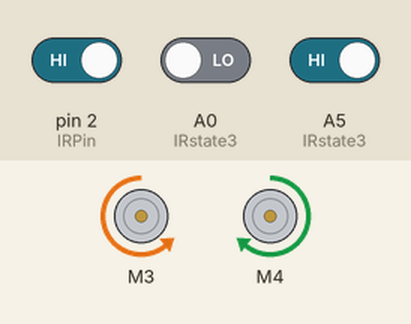
The sketch below on a simulated Arduino Uno, built with avr-gcc and run on an emulated ATmega328P. Parts: 2 × DC motor (green arrow = forward, orange = backward, longer = faster). Inputs (shaded band) come from the test bench; at power-on: pin 2 (IRPin) HIGH, A0 (IRstate3) LOW, A5 (IRstate3) HIGH.

Above: at 1.2 s.
1.3 s: pin 2 (IRPin) driven LOW
At 1.7 s:
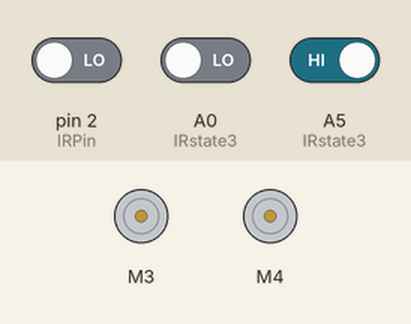
3.3 s: pin 2 (IRPin) driven HIGH
At 5.7 s:
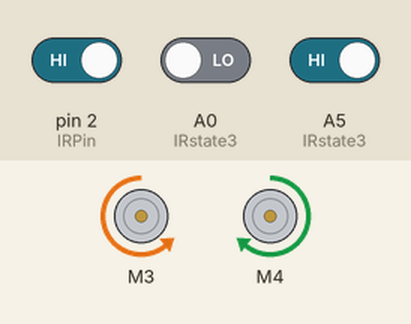
6.3 s: A0 (IRstate3) driven HIGH
At 6.8 s:
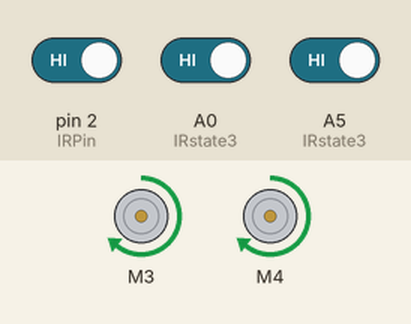
7.8 s: A5 (IRstate3) driven LOW
At 9.0 s:
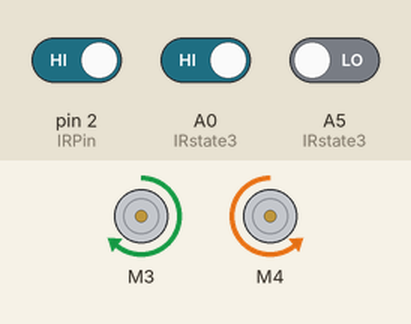
9.3 s: A5 (IRstate3) driven HIGH
At 10.2 s:
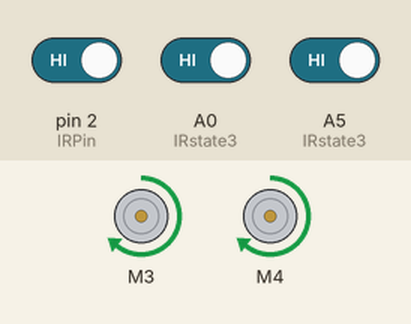
Timing chart, 0 to 11.8 s (numbered marks = the images above; inputs shaded):
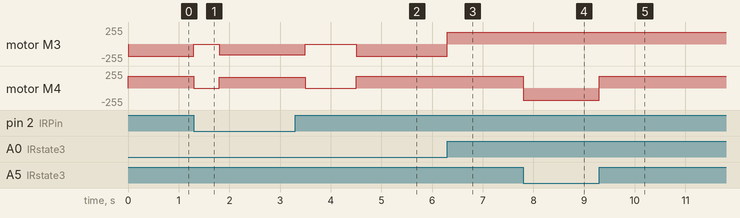

The sketch:

IRsensor+car3.ino
```cpp
#include <SoftwareSerial.h>
#include <AFMotor.h>

#define IRPin 2

// 모터드라이버 L293D  3: M3에 연결,  4: M4에 연결
AF_DCMotor motor_L(3);
AF_DCMotor motor_R(4);

// 0: normal, 2:sensed+turning(left)
// 4:unsensed+forward(1s)+lineCheck+turning(right)
// 0->2->4->2->4->2->4->0
// line 발견시 left turning 살짝 후 4->2
int obstacle_flag = 0;
bool no_repetition = 0;
unsigned long Time_Previous, Time_Current;

void setup(){
    // Serial set
    Serial.begin(9600);     //시리얼 통신을 초기화합니다.

    // IRPin set
    pinMode(IRPin, INPUT);  // IRPin을 입력으로 설정합니다.
    attachInterrupt(digitalPinToInterrupt(IRPin), obstacle_detected, CHANGE);

    // Motor set
    motor_L.setSpeed(180);              // 왼쪽 모터의 속도
    motor_L.run(RELEASE);
    motor_R.setSpeed(180);              // 오른쪽 모터의 속도
    motor_R.run(RELEASE);
}

// void IRsensor()
// {
//     // 가변 저항 시계방향:인식거리증가, 반시계:인식거리감소
//     // IRPin으로 읽은 조도센서의 값을 IRVal에 대입합니다.
//     int IRVal = digitalRead(IRPin);

//     if (IRVal == LOW)  // LOW면 장애물 감지, 15cm정도 세팅
//     {
//         Serial.println("=== LOW ===");
//     }
//     else  // HIGH면 장애물 미감지
//     {
//         Serial.println("ooo HIGH ooo");
//     }
// }

void car(){

    int val1 = digitalRead(A0);    // 라인센서1
    int val2 = digitalRead(A5);    // 라인센서2

    if (val1 == 1 && val2 == 1) {                   // 직진
        // motor_L.setSpeed(130);
        // motor_R.setSpeed(130);
        motor_L.run(FORWARD);
        motor_R.run(FORWARD);
    }
    else if (val1 == 1 && val2 == 0) {              // 우회전 1
        // motor_L.setSpeed(130);
        motor_L.run(FORWARD);
        motor_R.run(BACKWARD);
    }
    else if (val1 == 0 && val2 == 1) {              // 좌회전 2
        // motor_R.setSpeed(130);
        motor_L.run(BACKWARD);
        motor_R.run(FORWARD);
    }
    else if (val1 == 0 && val2 == 0) {              // 정지
        // motor_L.run(RELEASE);
        // motor_R.run(RELEASE);
    }
    Time_Previous = millis();
    Time_Current = millis();
}


void obstacle_detected()  // IR센서 인터럽트 함수
{
    // HIGH->LOW 장애물감지함
    if(digitalRead(IRPin) == LOW)
    {
        if( no_repetition == 0)
        {
            no_repetition = 1;
            obstacle_flag = 1;
        }
    }
    // LOW -> HIGH 장애물감지벗어남
    else if(digitalRead(IRPin) == HIGH)
    {
        no_repetition = 0;
        obstacle_flag = 3;
    }
}

void IRstate1()  // 500ms 정지
{
    motor_L.run(RELEASE);
    motor_R.run(RELEASE);
    Time_Current = millis();
    if(Time_Current - Time_Previous > 500)
    {
        Time_Previous = millis();
        obstacle_flag = 2;
    }
}

void IRstate2()  // 회전
{
    motor_L.setSpeed(160);
    motor_R.setSpeed(160);
    motor_L.run(BACKWARD);
    motor_R.run(FORWARD);
    Time_Previous = millis();
    Time_Current = millis();
}

void IRstate3()  // 좌로 회전 -> 정지 -> 전진 -> 정지 -> 라인유무체크
{
    Time_Current = millis();

    if(Time_Current - Time_Previous <= 200)  // 300ms 좌로 회전
    {
        motor_L.run(BACKWARD);
        motor_R.run(FORWARD);
    }
    else if(Time_Current - Time_Previous <= 700)  // 500ms 정지
    {
        motor_L.run(RELEASE);
        motor_R.run(RELEASE);
    }
    else if(Time_Current - Time_Previous <= 1300) // 500ms 전진
    {
        motor_L.run(FORWARD);
        motor_R.run(FORWARD);
        int val1_check = digitalRead(A0);    // 라인센서1
        int val2_check = digitalRead(A5);    // 라인센서2
        if(val1_check == 1 || val2_check == 1)  // 1이면 감지
        {
            obstacle_flag = 4;
            Time_Current = millis();
            Time_Previous = millis();
            // motor_L.setSpeed(180);
            // motor_R.setSpeed(180);
        }
    }
    else if(Time_Current - Time_Previous <= 1800)  // 500ms 정지
    {
        motor_L.run(RELEASE);
        motor_R.run(RELEASE);
    }
    else if(Time_Current - Time_Previous > 1800)  // 라인유무 체크
    {
        // int val1_check = digitalRead(A0);    // 라인센서1
        // int val2_check = digitalRead(A5);    // 라인센서2
        // if(val1_check == 1 || val2_check == 1)  // 1이면 감지
        // {
        //     obstacle_flag = 0;
        //     Time_Current = millis();
        //     Time_Previous = millis();
        // }
        // else
        // {
        //     obstacle_flag = 5;
        // }
        obstacle_flag = 5;
    }
}

void IRstate4()  // 300ms 좌로 회전
{
    Time_Current = millis();
    if(Time_Current - Time_Previous <= 500)
    {
        motor_L.run(RELEASE);
        motor_R.run(RELEASE);
    }
    else if(Time_Current - Time_Previous <= 800)
    {
        motor_L.setSpeed(180);
        motor_R.setSpeed(180);
        motor_L.run(BACKWARD);
        motor_R.run(FORWARD);
    }
    else if(Time_Current - Time_Previous > 800)
    {
        obstacle_flag = 0;
        motor_L.run(FORWARD);
        motor_R.run(FORWARD);
        Time_Previous = millis();
    }
}

void IRstate5()  // 라인 미감지시 우측으로 돌기, 장애물 감지 후 인터럽트 들어오면 obstacle_flag = 1
{
    motor_L.setSpeed(160);
    motor_R.setSpeed(160);
    motor_L.run(FORWARD);
    motor_R.run(BACKWARD);
    Time_Previous = millis();
    Time_Current = millis();
}


void loop(){
    if(obstacle_flag==0){  // 일반 주행
        car();
    }
    else if(obstacle_flag==1){  // 500ms 정지
        IRstate1();
    }
    else if(obstacle_flag == 2){  // 좌로 회전(장애물 인식 벗어나기 위해)
        IRstate2();
    }
    else if(obstacle_flag == 3){  // 좌로 500ms 더 회전, 500ms 정지, 500ms 전진
        IRstate3();
    }
    else if(obstacle_flag == 4){  // 좌로 살짝 회전
        IRstate4();
    }
    else if(obstacle_flag == 5){  // 우로 회전(장애물 인식하기 위해)
        IRstate5();
    }
}
```

Measured:
- after the input at 1.3 s, motor M3: backward 180/255 → stopped at once, → backward 160/255 0.50 s later; motor M4: forward 180/255 → stopped at once, → forward 160/255 0.50 s later
- after the input at 3.3 s, motor M3: backward 160/255 → stopped after 0.20 s, → backward 180/255 1.0 s later; motor M4: forward 160/255 → stopped after 0.20 s, → forward 180/255 1.0 s later
- after the input at 6.3 s, motor M3: backward 180/255 → forward 180/255 at once
- after the input at 7.8 s, motor M4: forward 180/255 → backward 180/255 at once
- after the input at 9.3 s, motor M4: backward 180/255 → forward 180/255 at once
